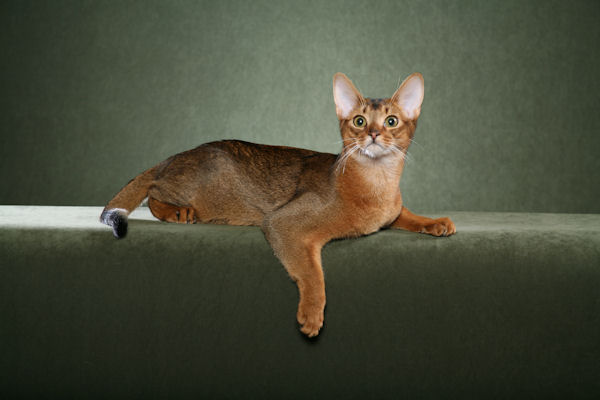
#> input picture shared/vision-evidence/oxford-iiit-pet/Abyssinian_1.jpg, 600 x 400 px
$ python build_evidence.py
#> lines starting #> are read from the running program, lines starting #| are printed output that depends on the picture
#!/usr/bin/env python3
"""Build reproducible teaching evidence from one Oxford-IIIT Pet sample.

The source photograph, trimap, and XML annotation are ground truth. Every
output written by this script is either a direct annotation overlay/crop or a
deterministic computation over the photograph; none is a model prediction.
"""

from __future__ import annotations

import json
import hashlib
import platform
from pathlib import Path
from xml.etree import ElementTree

import numpy as np
import PIL
from PIL import Image, ImageDraw, ImageFont


ROOT = Path(__file__).resolve().parent
IMAGE_PATH = ROOT / "Abyssinian_1.jpg"
TRIMAP_PATH = ROOT / "Abyssinian_1-trimap.png"
XML_PATH = ROOT / "Abyssinian_1.xml"
OUT = ROOT / "derived"

TEAL = (44, 122, 123)
ORANGE = (235, 129, 27)
BLUE = (43, 108, 176)
GREEN = (20, 176, 61)
RED = (214, 69, 80)
INK = (35, 55, 59)
WHITE = (255, 255, 255)


def sha256(path: Path) -> str:
    digest = hashlib.sha256()
    with path.open("rb") as handle:
        for chunk in iter(lambda: handle.read(1 << 20), b""):
            digest.update(chunk)
    return digest.hexdigest()


def font(size: int, bold: bool = False) -> ImageFont.FreeTypeFont:
    candidates = [
        "/System/Library/Fonts/Supplemental/Arial Bold.ttf" if bold else "/System/Library/Fonts/Supplemental/Arial.ttf",
        "/System/Library/Fonts/Helvetica.ttc",
    ]
    for candidate in candidates:
        try:
            return ImageFont.truetype(candidate, size=size)
        except OSError:
            pass
    return ImageFont.load_default()


def font_identity(bold: bool = False) -> str:
    candidates = [
        "/System/Library/Fonts/Supplemental/Arial Bold.ttf" if bold else "/System/Library/Fonts/Supplemental/Arial.ttf",
        "/System/Library/Fonts/Helvetica.ttc",
    ]
    for candidate in candidates:
        if Path(candidate).exists():
            return candidate
    return "Pillow.load_default()"


def label(draw: ImageDraw.ImageDraw, xy: tuple[int, int], text: str, *, color=INK) -> None:
    fnt = font(20, bold=True)
    box = draw.textbbox(xy, text, font=fnt, stroke_width=0)
    pad = 5
    draw.rounded_rectangle(
        (box[0] - pad, box[1] - pad, box[2] + pad, box[3] + pad),
        radius=4,
        fill=WHITE,
        outline=color,
        width=2,
    )
    draw.text(xy, text, font=fnt, fill=color)


def load_box() -> tuple[int, int, int, int]:
    """Return the VOC 1-based inclusive XML box as 0-based half-open xyxy."""
    node = ElementTree.parse(XML_PATH).getroot().find("object/bndbox")
    assert node is not None
    xmin, ymin, xmax, ymax = tuple(int(node.findtext(key)) for key in ("xmin", "ymin", "xmax", "ymax"))
    return xmin - 1, ymin - 1, xmax, ymax


def cross_correlate(gray: np.ndarray, kernel: np.ndarray) -> np.ndarray:
    kh, kw = kernel.shape
    windows = np.lib.stride_tricks.sliding_window_view(gray, (kh, kw))
    return np.einsum("ijuv,uv->ij", windows, kernel, optimize=True)


def max_pool_2x2_stride2(values: np.ndarray) -> np.ndarray:
    height = values.shape[0] // 2 * 2
    width = values.shape[1] // 2 * 2
    windows = np.lib.stride_tricks.sliding_window_view(values[:height, :width], (2, 2))[::2, ::2]
    return windows.max(axis=(-2, -1))


def normalize_map(values: np.ndarray, *, signed: bool, scale: float | None = None) -> Image.Image:
    values = np.asarray(values, dtype=np.float64)
    if signed:
        scale = float(np.percentile(np.abs(values), 99)) if scale is None else scale
        z = np.clip(values / max(scale, 1e-9), -1, 1)
        rgb = np.zeros((*z.shape, 3), dtype=np.float64)
        positive = z >= 0
        rgb[positive] = (1 - z[positive, None]) * np.array([1.0, 1.0, 1.0]) + z[positive, None] * np.array(ORANGE) / 255
        magnitude = -z[~positive]
        rgb[~positive] = (1 - magnitude[:, None]) * np.array([1.0, 1.0, 1.0]) + magnitude[:, None] * np.array(BLUE) / 255
    else:
        lo, hi = np.percentile(values, [1, 99])
        z = np.clip((values - lo) / max(hi - lo, 1e-9), 0, 1)
        rgb = (1 - z[..., None]) * np.array([1.0, 1.0, 1.0]) + z[..., None] * np.array(GREEN) / 255
    return Image.fromarray(np.uint8(np.round(rgb * 255)), mode="RGB")


def panel_with_title(image: Image.Image, title: str, *, width: int = 480, height: int = 320) -> Image.Image:
    panel = Image.new("RGB", (width, height + 48), WHITE)
    fitted = image.copy()
    fitted.thumbnail((width, height), Image.Resampling.LANCZOS)
    x = (width - fitted.width) // 2
    y = 48 + (height - fitted.height) // 2
    panel.paste(fitted, (x, y))
    draw = ImageDraw.Draw(panel)
    draw.text((12, 10), title, font=font(22, bold=True), fill=INK)
    return panel


def build() -> dict[str, object]:
    OUT.mkdir(exist_ok=True)
    photo = Image.open(IMAGE_PATH).convert("RGB")
#> photo is the input picture: PIL image 600x400 RGB; mean R, G, B 74.2, 76, 58.5
    trimap = np.asarray(Image.open(TRIMAP_PATH), dtype=np.uint8)
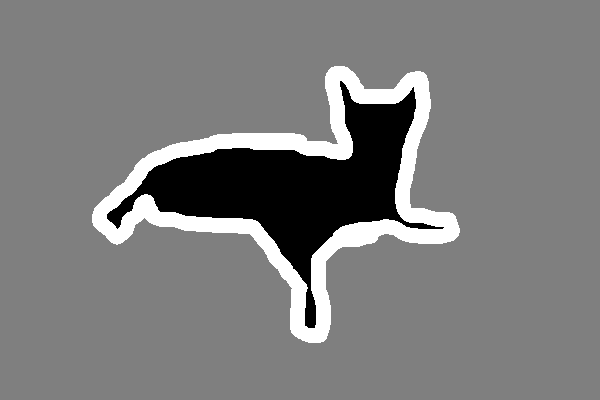
#> input picture shared/vision-evidence/oxford-iiit-pet/Abyssinian_1-trimap.png, 600 x 400 px
#> trimap is the input picture: shape (400, 600); min 1, max 3, mean 1.98
    image = np.asarray(photo, dtype=np.float64)
    box = load_box()
#> (reads shared/vision-evidence/oxford-iiit-pet/Abyssinian_1.xml from the repository)

    # Ground-truth annotation overlay and crop.
    overlay = photo.copy()
    draw = ImageDraw.Draw(overlay)
    draw.rectangle((box[0], box[1], box[2] - 1, box[3] - 1), outline=TEAL, width=6)
    label(draw, (box[0] + 7, max(8, box[1] - 32)), "ground-truth head ROI", color=TEAL)
    overlay.save(OUT / "photo-head-roi.png", optimize=True)
    photo.crop(box).resize((368, 344), Image.Resampling.LANCZOS).save(OUT / "head-roi-crop.png", optimize=True)

    # Ground-truth trimap overlay: 1 foreground, 2 background, 3 boundary.
    trimap_rgb = np.zeros((*trimap.shape, 4), dtype=np.uint8)
    trimap_rgb[trimap == 1] = (*GREEN, 118)
    trimap_rgb[trimap == 3] = (*ORANGE, 210)
    trimap_layer = Image.fromarray(trimap_rgb, mode="RGBA")
    trimap_overlay = Image.alpha_composite(photo.convert("RGBA"), trimap_layer)
    trimap_overlay = trimap_overlay.convert("RGB")
#> trimap_overlay: PIL image 600x400 RGB
    trimap_draw = ImageDraw.Draw(trimap_overlay)
    trimap_draw.rounded_rectangle((10, 10, 330, 92), radius=6, fill=WHITE, outline=INK, width=2)
    trimap_draw.rectangle((24, 24, 56, 50), fill=GREEN, outline=INK, width=2)
    trimap_draw.text((68, 24), "foreground", font=font(18, bold=True), fill=INK)
    trimap_draw.rectangle((24, 60, 56, 84), fill=ORANGE, outline=INK, width=2)
    trimap_draw.line((24, 84, 56, 60), fill=INK, width=3)
    trimap_draw.text((68, 58), "boundary / ignore", font=font(18, bold=True), fill=INK)
    trimap_overlay.save(OUT / "photo-trimap-overlay.png", optimize=True)

    # A declared 45x45 real crop produces the same five horizontal binary bands
    # as the deck's exact X after row-wise averaging and thresholding.
    crop_box = (328, 120, 373, 165)
    crop = image[crop_box[1]:crop_box[3], crop_box[0]:crop_box[2]]
    gray_crop = 0.299 * crop[..., 0] + 0.587 * crop[..., 1] + 0.114 * crop[..., 2]
    row_bands = np.array([part.mean() for part in np.array_split(gray_crop, 5, axis=0)])
#> row_bands = [113.8, 112.4, 145.5, 145.8, 109.3]
    threshold = 128.0
    binary_rows = (row_bands >= threshold).astype(int)
#> binary_rows = [0, 0, 1, 1, 0]
    binary_grid = np.repeat(binary_rows[:, None], 5, axis=1)
#> binary_grid = [[0, 0, 0, 0, 0], [0, 0, 0, 0, 0], [1, 1, 1, 1, 1], [1, 1, 1, 1, 1], [0, 0, 0, 0, 0]]
    assert binary_grid.tolist() == [
        [0, 0, 0, 0, 0],
        [0, 0, 0, 0, 0],
        [1, 1, 1, 1, 1],
        [1, 1, 1, 1, 1],
        [0, 0, 0, 0, 0],
    ]
    crop_img = Image.fromarray(np.uint8(crop), mode="RGB").resize((360, 360), Image.Resampling.NEAREST)
    crop_draw = ImageDraw.Draw(crop_img)
    for i in range(1, 5):
        crop_draw.line((0, i * 72, 360, i * 72), fill=WHITE, width=2)
    crop_img.save(OUT / "real-crop-five-bands.png", optimize=True)
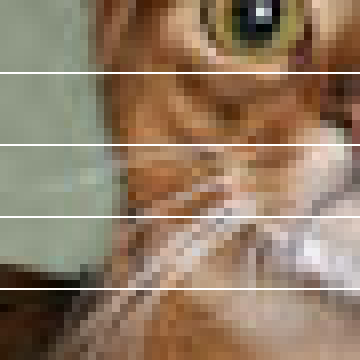
#> saved as real-crop-five-bands.png: PIL image 360x360 RGB; mean R, G, B 145.8, 124.3, 101.8

    # An actual pixel from the same head ROI supplies the RGB channel example.
    pixel_xy = (373, 137)
    pixel_rgb = np.asarray(photo)[pixel_xy[1], pixel_xy[0]].astype(int)
#> pixel_rgb = [131, 66, 60]
    pixel_norm = pixel_rgb / 255.0
#> pixel_norm = [0.514, 0.259, 0.235]
    kernel_rgb = np.array([0.5, -1.0, 0.4])
    pixel_response = float(pixel_norm @ kernel_rgb)
#> pixel_response = 0.0922
    pixel_patch = photo.crop((pixel_xy[0] - 5, pixel_xy[1] - 5, pixel_xy[0] + 6, pixel_xy[1] + 6))
    pixel_patch = pixel_patch.resize((330, 330), Image.Resampling.NEAREST)
    pixel_draw = ImageDraw.Draw(pixel_patch)
    pixel_draw.rectangle((150, 150, 179, 179), outline=GREEN, width=5)
    label(pixel_draw, (8, 8), "center pixel", color=GREEN)
    pixel_patch.save(OUT / "actual-rgb-pixel.png", optimize=True)

    # Computed Sobel response, a shifted response, and max-pooled magnitudes.
    work = photo.resize((300, 200), Image.Resampling.LANCZOS)
    work_array = np.asarray(work, dtype=np.float64)
    gray = (0.299 * work_array[..., 0] + 0.587 * work_array[..., 1] + 0.114 * work_array[..., 2]) / 255.0
    sobel_x = np.array([[-1, 0, 1], [-2, 0, 2], [-1, 0, 1]], dtype=np.float64)
    response = cross_correlate(gray, sobel_x)
    shifted = np.zeros_like(gray)
    shifted[:, 12:] = gray[:, :-12]
    shifted_response = cross_correlate(shifted, sobel_x)
    pooled = max_pool_2x2_stride2(np.abs(response))
#> in max_pool_2x2_stride2, `return windows.max(axis=(-2, -1))`:
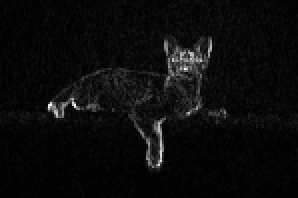
#> returned value: shape (99, 149) float64 (shown 2 times larger); min 0, max 2.13, mean 0.098; drawn with min black and max white
    signed_scale = float(np.percentile(np.abs(np.concatenate((response.ravel(), shifted_response.ravel()))), 99))
#> signed_scale = 0.704
    interior_a = shifted_response[:, 12:]
    interior_b = response[:, :-12]
    interior_max_abs_error = float(np.max(np.abs(interior_a - interior_b)))
#> interior_max_abs_error = 0
    pooled_lo, pooled_hi = (float(v) for v in np.percentile(pooled, [1, 99]))
#> pooled_lo = 0.00784; pooled_hi = 1

    panels = [
        panel_with_title(work, "REAL IMAGE (300 x 200)"),
        panel_with_title(normalize_map(response, signed=True, scale=signed_scale).resize((480, 320), Image.Resampling.NEAREST), "COMPUTED SOBEL RESPONSE"),
        panel_with_title(normalize_map(shifted_response, signed=True, scale=signed_scale).resize((480, 320), Image.Resampling.NEAREST), "SOBEL RESPONSE TO +12 PX INPUT SHIFT"),
        panel_with_title(normalize_map(pooled, signed=False).resize((480, 320), Image.Resampling.NEAREST), "ORIGINAL |RESPONSE|: 2 x 2 MAX POOL"),
    ]
#> in panel_with_title, `panel = Image.new("RGB", (width, height + 48), WHITE)`: panel: PIL image 480x368 RGB; every value is 255
#> in panel_with_title, `panel.paste(fitted, (x, y))`:
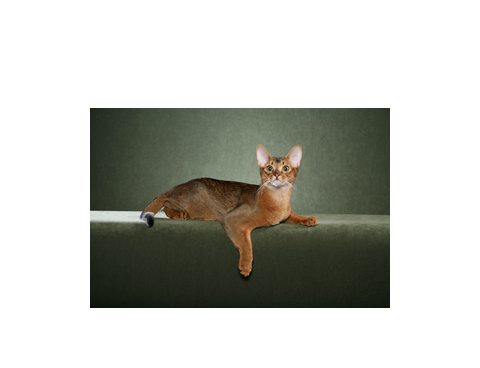
#> panel: PIL image 480x368 RGB; mean R, G, B 193.6, 194.2, 188.3
#> in normalize_map, `scale = float(np.percentile(np.abs(values), 99)) if scale is None else..`: scale = 0.704
#> in normalize_map, `positive = z >= 0`:
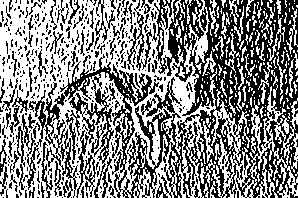
#> positive: shape (198, 298) bool; 52.9% white; black in thin lines or dots
#> in normalize_map (call 2), `positive = z >= 0`: positive: shape (198, 298) bool; 55.4% white; black in thin lines or dots
#> call 3 of panel_with_title, with title = 'SOBEL RESPONSE TO +12 PX INPUT SHIFT', width = 480, height = 320
#> in panel_with_title (call 3), `panel.paste(fitted, (x, y))`:
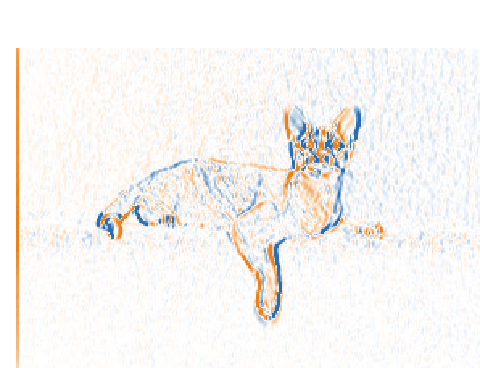
#> panel: PIL image 480x368 RGB; mean R, G, B 247.1, 244.9, 243.1
    composite = Image.new("RGB", (960, 736), (243, 246, 245))
    for idx, panel in enumerate(panels):
        composite.paste(panel, ((idx % 2) * 480, (idx // 2) * 368))
#> this loop made 4 passes
    composite.save(OUT / "computed-conv-shift-pool.png", optimize=True)

    # RF geometry overlay: these are theoretical support boxes, not saliency.
    rf = photo.copy()
    rf_draw = ImageDraw.Draw(rf)
    center = (381, 115)
    scales = [(48, BLUE, "r = 3"), (64, ORANGE, "r = 4"), (128, TEAL, "r = 8")]
    for side, color, text in scales:
        xy = (center[0] - side // 2, center[1] - side // 2, center[0] + side // 2, center[1] + side // 2)
        rf_draw.rectangle(xy, outline=color, width=4)
    for index, (_, color, text) in enumerate(scales):
        label(rf_draw, (445, 62 + 38 * index), text, color=color)
    label(rf_draw, (15, 15), "theoretical input support; not saliency", color=INK)
    rf.save(OUT / "photo-rf-overlay.png", optimize=True)
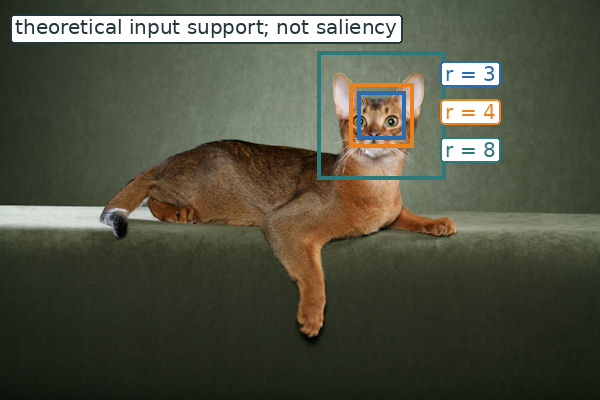
#> saved as photo-rf-overlay.png: PIL image 600x400 RGB; mean R, G, B 81.3, 83.2, 67

    generated_pngs = sorted(OUT.glob("*.png"))
    metadata = {
        "build": {
            "command": "uv run --with numpy==2.3.5 --with pillow==12.2.0 python shared/vision-evidence/oxford-iiit-pet/build_evidence.py",
            "python": platform.python_version(),
            "numpy": np.__version__,
            "pillow": PIL.__version__,
            "font_regular": font_identity(False),
            "font_bold": font_identity(True),
            "builder_sha256": sha256(Path(__file__)),
            "derived_sha256": {path.name: sha256(path) for path in generated_pngs},
        },
        "source": {
            "image": IMAGE_PATH.name,
            "trimap": TRIMAP_PATH.name,
            "xml": XML_PATH.name,
            "license": "CC BY-SA 4.0; copyright remains with the original image owner",
        },
        "ground_truth": {
            "head_roi_xml_voc_1_based_inclusive": [333, 72, 425, 158],
            "head_roi_xyxy_0_based_half_open": box,
            "trimap_values": {"1": "foreground", "2": "background", "3": "boundary"},
            "trimap_counts": {str(v): int((trimap == v).sum()) for v in (1, 2, 3)},
        },
        "lecture8": {
            "crop_xyxy": crop_box,
            "crop_definition": "45x45 real RGB crop; grayscale bands are means of five consecutive 9-row strips",
            "grayscale_band_means_0_255": [round(float(v), 6) for v in row_bands],
            "quantization_threshold_0_255": threshold,
            "quantized_binary_rows": binary_rows.tolist(),
            "pixel_xy": pixel_xy,
            "pixel_rgb_0_255": pixel_rgb.tolist(),
            "pixel_rgb_0_1": [round(float(v), 6) for v in pixel_norm],
            "rgb_kernel": kernel_rgb.tolist(),
            "rgb_response": round(pixel_response, 6),
            "computed_map": {
                "resize": [300, 200],
                "grayscale": "0.299 R + 0.587 G + 0.114 B, divided by 255",
                "kernel": sobel_x.tolist(),
                "operator": "valid cross-correlation",
                "signed_display_scale": {
                    "definition": "shared p99 absolute magnitude across original and shifted response; values clipped to [-1,1] for display",
                    "p99_absolute": signed_scale,
                    "clipped_original_samples": int((np.abs(response) > signed_scale).sum()),
                    "clipped_shifted_samples": int((np.abs(shifted_response) > signed_scale).sum()),
                    "samples_per_response": int(response.size),
                },
                "shift": "zero-filled +12 pixels horizontally",
                "common_interior_check": {
                    "comparison": "shifted_response[:, 12:] versus response[:, :-12]",
                    "shape": list(interior_a.shape),
                    "max_abs_error_floating_point": interior_max_abs_error,
                    "expected_exact_linear_operator_equality": True,
                    "allclose_atol_1e_12": bool(np.allclose(interior_a, interior_b, rtol=0, atol=1e-12)),
                },
                "pool": "2x2 max pool, stride 2, applied to absolute response",
                "pooled_display_scale": {
                    "definition": "linear p1-p99 range, clipped to [0,1] for display",
                    "p1": pooled_lo,
                    "p99": pooled_hi,
                    "clipped_low_samples": int((pooled < pooled_lo).sum()),
                    "clipped_high_samples": int((pooled > pooled_hi).sum()),
                    "samples": int(pooled.size),
                },
                "response_shape": list(response.shape),
                "pooled_shape": list(pooled.shape),
            },
            "rf_overlay": "theoretical support widths 3, 4, and 8, drawn with one 16-display-pixels-per-input-pixel scale as 48, 64, and 128 pixels; not saliency",
        },
    }
    (OUT / "evidence.json").write_text(json.dumps(metadata, indent=2) + "\n")
    return metadata


if __name__ == "__main__":
    result = build()
#> result = 4 items
    print(json.dumps(result["lecture8"], indent=2))
#> (printed output is left out)
